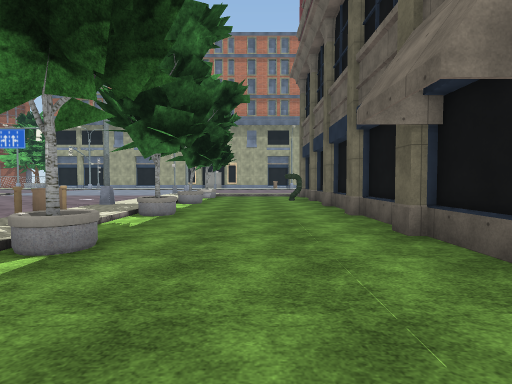
[1] (above)

16 first-person views from a walk through a 3-D level made in the Unity game engine. The camera is 1.5 m above the floor, tilts 2° down and sees 80° across. The floor is counted in squares, 2 m on a side. Each view is taken from the middle of a square. On the plan, view 1 faces up. The plan holds only what a view shows up to about 10 squares ahead; the rest is blank. The place goes on beyond the plan. Some surface patterns are stand-ins.

[2]
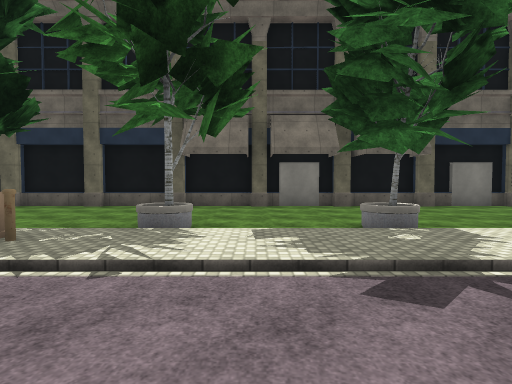

[3]
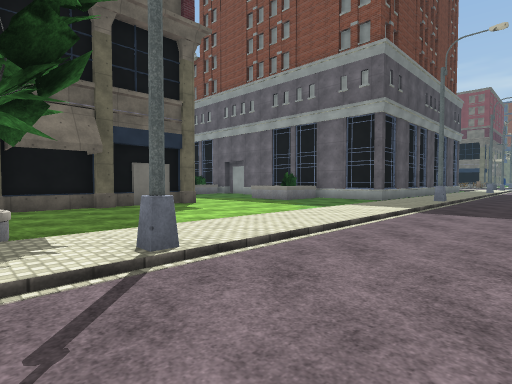

[4]
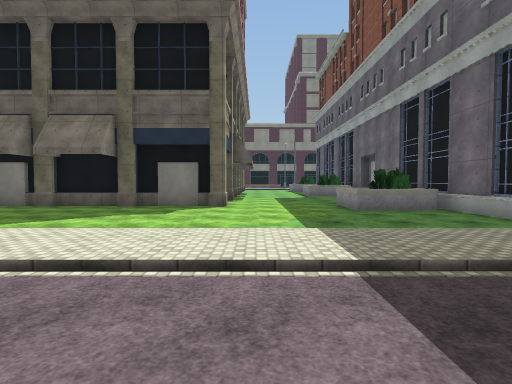

[5]
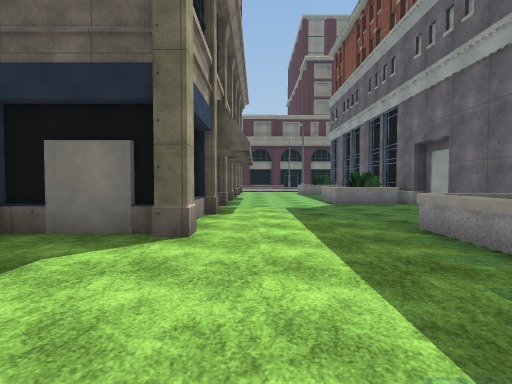

[6]
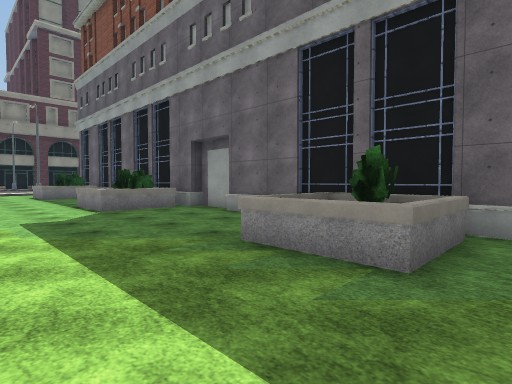

[7]
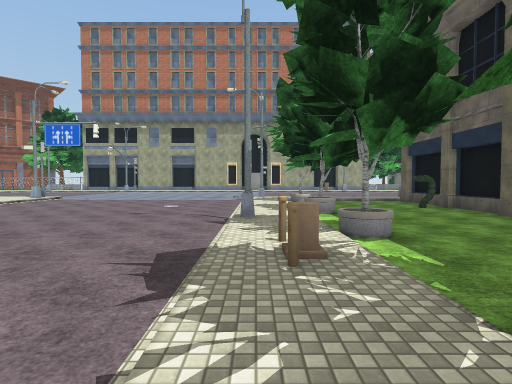

[8]
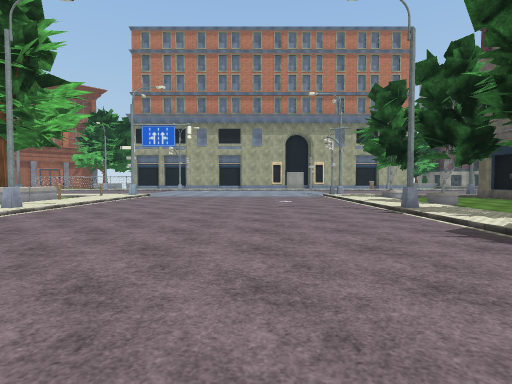

[9]
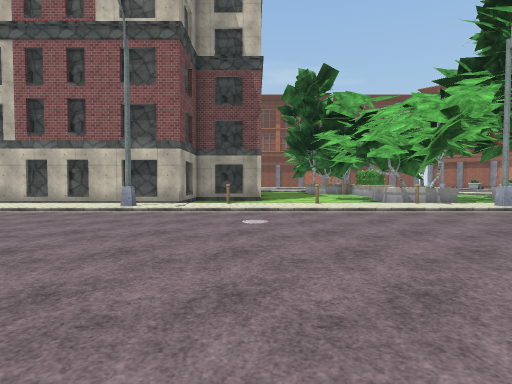

[10]
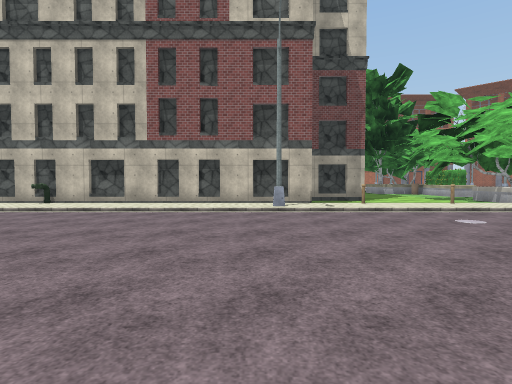

[11]
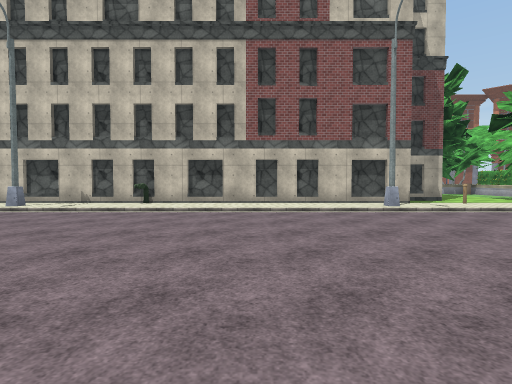

[12]
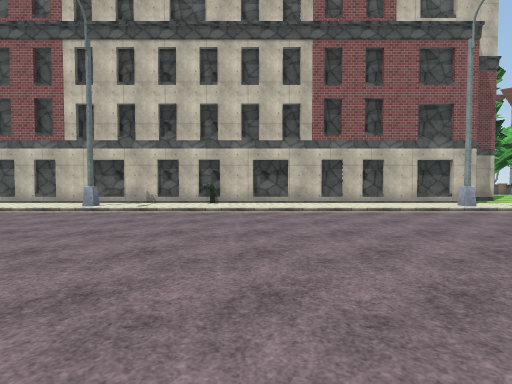

[13]
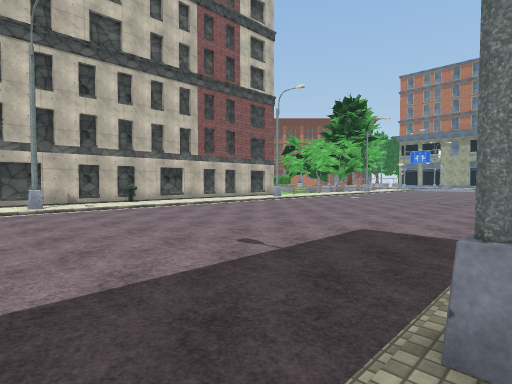

[14]
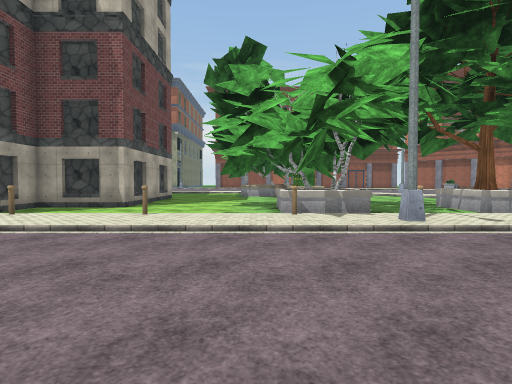

[15]
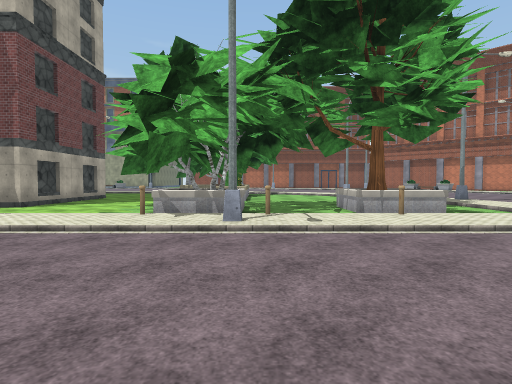

[16]
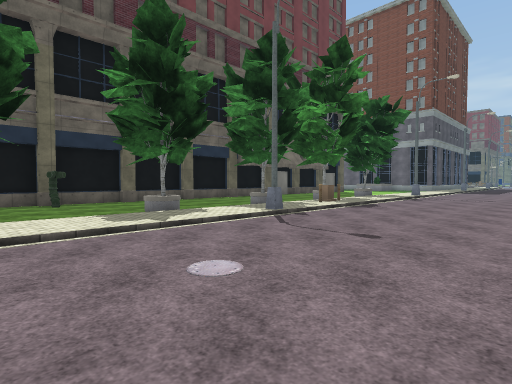

### Floor plan
Key: @ floor where view 1 was taken; # wall or solid block; . main floor; : floor 0.25 m higher than the main floor; T tree; P pot; B bush; L planter; H hydrant; O other object.
Columns run from 19 left of view 1 to 9 right of it. Each row starts with its distance up from view 1.
 14   ..:     .....: T
 13  LT#::.   .....::.....#
 12  LT#O:.........::...H##
 11 ....::.........::T....#
 10 ....::.........::P....#
  9 ....O#.........#:.....#
  8  LT#::.........::.....#
  7  LT#O:.........:PT....#
  6 ....::.........O:.....#
  5 ....::........OO:.....#
  4 ....O:.........::.....#
  3 ....::.........:TP....#
  2 ##..::.........::.....#
  1  #..O:.........::.....#
  0  #..::.........:TP.@..#
 -1  ###:#.........#:.....#
 -2    #::.........::.....#
 -3    #::.........::.....#
 -4    #::.........::.....#
 -5    #::.........::....##
 -6    #::.........::....#..#.#.
 -7    #::.........::...........
 -8    #O:.........::............
 -9    #::.........::............
-10    #::.........::...BBL....LB
-11    #:#.........# ...BBL....LB
-12    #::.........:  ########.##
-13    #::.   .....:         ###

Where each view was taken, in squares from view 1:
view 1: 0 up, 0 right, facing up
view 2: 2 up, 7 left, facing right
view 3: 0 up, 7 left, facing down-right
view 4: 7 down, 7 left, facing right
view 5: 7 down, 2 left, facing right
view 6: 7 down, 0 right, facing down-right
view 7: 2 up, 4 left, facing up
view 8: 1 up, 8 left, facing up
view 9: 2 up, 6 left, facing left
view 10: 2 down, 6 left, facing left
view 11: 5 down, 6 left, facing left
view 12: 7 down, 6 left, facing left
view 13: 13 down, 4 left, facing up-left
view 14: 6 up, 9 left, facing left
view 15: 9 up, 9 left, facing left
view 16: 14 up, 9 left, facing down-right
